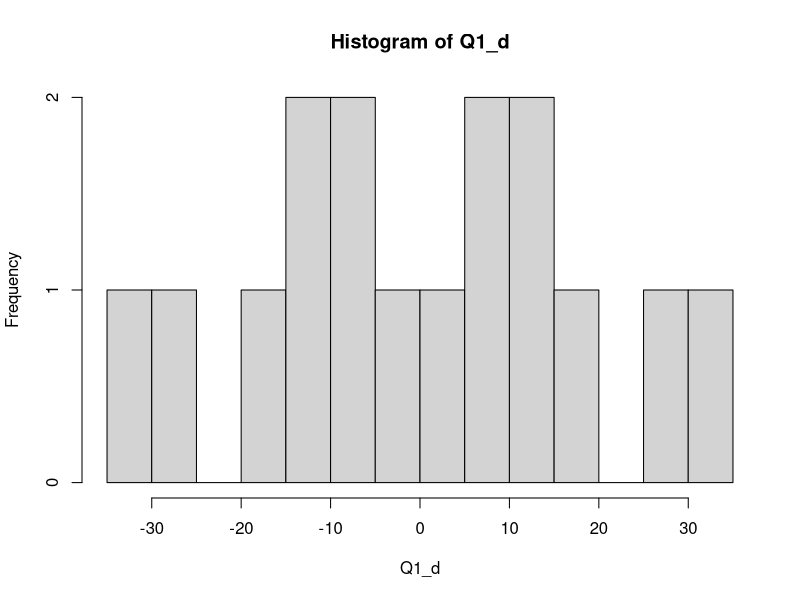
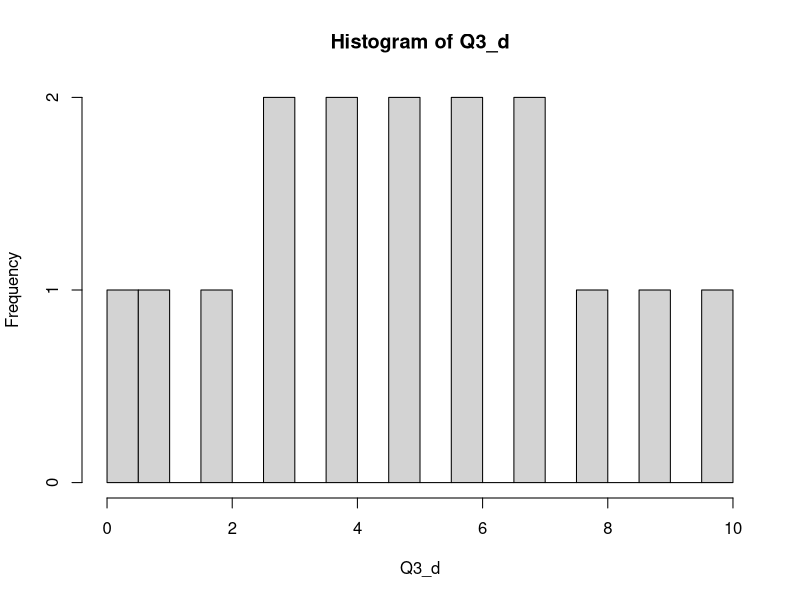

Reproduce these figures in R, in order.
## ---- chunk 1
library(gtools)
Q1_t1 <- c(100,250,50,80)
Q1_t2 <- c(112,240,58,82)

Q1_obs <- Q1_t1-Q1_t2
Q1_pos <- (Q1_obs[2])
Q1_data <- abs(Q1_obs)
Q1_signs <- c(-1,1)
Q1_Msigns <- permutations(2,4,Q1_signs,repeats.allowed=T)
dim(Q1_Msigns)
y <- unique(Q1_Msigns)

Q1_d <- Q1_Msigns %*%Q1_data
hist(Q1_d,breaks=20)
## ---- chunk 2
a <- 10000
Q2_t1 <- c(2,3,4,4,3,1,3,4,4,5,3,4,2,2,4,3,4,2,2)
Q2_t2 <- c(2,4,4,4,4,4,3,5,4,4,4,5,4,2,5,5,4,1,2)
Q2_obs <- Q2_t1-Q2_t2
Q2_data <- abs(Q2_obs)
Q2_signs <- c(-1,1)
Q2_Msigns <- matrix(NA,a,19)


for(i in 1:a){
  Q2_Msigns[i,] <- sample(Q2_signs,19,replace=T)
}
dim(Q2_Msigns)
Q2_d <- Q2_Msigns %*% Q2_data
Q2_count <- 0
for(i in 1:a){
  if(sum(Q2_d[i])<=sum(Q2_obs)){Q2_count <- Q2_count+1}
}
Q2_count/a

## ---- chunk 3
library(gtools)
Q3_t1 <- c(100,250,50,80)
Q3_t2 <- c(112,240,58,82)

Q3_obs <- Q3_t1-Q3_t2
Q3_obs
Q3_abs <- abs(Q3_obs)
Q3_Robs <- rank(Q3_abs)
Q3_SRobs <- Q3_Robs*(c(0,1,0,0))
Q3_SRobs
Q3_SRpos <- (Q3_obs[2])
Q3_data <- abs(Q3_obs)
Q3_signs <- c(0,1)
Q3_Msigns <- permutations(2,4,Q3_signs,repeats.allowed=T)
Q3_Msigns
dim(Q3_Msigns)

Q3_d <- Q3_Msigns %*%Q3_Robs
Q3_d
hist(Q3_d,breaks=20)
## ---- chunk 4
Q4_before <- c(89,90,87,98,120,85,97)
Q4_after <- c(76,101,84,86,105,84,93)
Q4_obs <- Q4_before-Q4_after
Q4_obs
Q4_abs <- abs(Q4_obs)
Q4_Robs <- rank(Q4_abs)
Q4_SRplus_obs <-sum(Q4_Robs*(c(1,0,1,1,1,1,1)))
Q4_signs <- c(0,1)
Q4_Msigns <- permutations(2,7,Q4_signs,repeats.allowed=T)
dim(Q4_Msigns)
Q4_d <- Q4_Msigns %*% Q4_Robs

Q4_count <- 0
for(i in 1:128){
  if(Q4_d[i]>=Q4_SRplus_obs){
  Q4_count <- Q4_count+1
  }
}
Q4_count/128
t.test(Q4_before,Q4_after,paired=T,alt="greater")
## ---- chunk 5
Q5_t1 <- c(2,3,4,4,3,1,3,4,4,5,3,4,2,2,4,3,4,2,2)
Q5_t2 <- c(2,4,4,4,4,4,3,5,4,4,4,5,4,2,5,5,4,1,2)
Q5_obs <- Q5_t2-Q5_t1
Q5_obs
Q5_abs <- abs(Q5_obs)
Q5_Rabs <- rank(Q5_abs)
Q5_SRplus_obs <- sum(Q5_Rabs*(c(0,1,0,0,1,1,0,1,0,0,1,1,1,0,1,1,0,0,0)))
Q5_signs <- c(0,1)
Q5_Msigns <- matrix(NA,a,19)
a <- 10000
for(i in 1:a){
  Q5_Msigns[i,] <- sample(Q5_signs,19,replace=T)
}
dim(Q5_Msigns)
Q5_d <- Q5_Msigns %*% Q5_Rabs
Q5_count <- 0
for(i in 1:a){
  if(sum(Q5_d[i])>=sum(Q5_SRplus_obs)){Q5_count <- Q5_count+1}
}
Q5_count/a
## ---- chunk 6
Q7_b1 <- c(1.5,1.8,1.9)
Q7_b2 <- c(2.1,2.0,2.5)
Q7_b3 <- c(1.9,2,2.5)
Q7_b4 <- c(2.8,2.7,2.6)
Q7_b5 <- c(1.4,1.6,2.1)
Q7_b6 <- c(1.8,2.3,2.4)
Q7_M <- cbind(Q7_b1,Q7_b2,Q7_b3,Q7_b4,Q7_b5,Q7_b6)

Q7_f<- function(data){
  for(i in 1:nrow(data)){
  return(sum((mean(data[i,]))^2))
  }
}

for(i in 1:3){
  Q7_SSXobs <- sum((mean(Q7_M[i,]))^2)
}
Q7_count <- 0
Q7_SSXobs
a <- 10000
Q7_d <- 0
Q7_Dperm <- matrix(NA,3,6)
for(i in 1:a){
  for(j in 1:6){
  Q7_Dperm[,j] <- sample(Q7_M[,j])
  }
  Q7_d[i] <- Q7_f(Q7_Dperm)
  if(Q7_d[i]>=Q7_SSXobs){
    Q7_count <- Q7_count+1
  }
}
Q7_count/a
## ---- chunk 7


## ---- chunk 8


## ---- chunk 9


